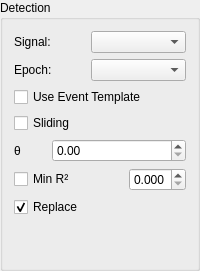
       <widget class="QGroupBox" name="groupBox_2">
        <property name="title">
         <string>Detection</string>
        </property>
        <layout class="QGridLayout" name="gridLayout_2">
         <item row="0" column="0" colspan="2">
          <widget class="QLabel" name="signalNameLabel">
           <property name="text">
            <string>Signal:</string>
           </property>
           <property name="buddy">
            <cstring>signalNameComboBox</cstring>
           </property>
          </widget>
         </item>
         <item row="6" column="0" colspan="3">
          <widget class="QCheckBox" name="clearPreviousDetectionCheckBox">
           <property name="toolTip">
            <string>Replace previous detection</string>
           </property>
           <property name="statusTip">
            <string>Replace previous detection</string>
           </property>
           <property name="whatsThis">
            <string>Replace previous detection</string>
           </property>
           <property name="text">
            <string>Replace</string>
           </property>
           <property name="checked">
            <bool>true</bool>
           </property>
          </widget>
         </item>
         <item row="4" column="0">
          <widget class="QLabel" name="label_3">
           <property name="toolTip">
            <string>Detection threshold [0 - 100]</string>
           </property>
           <property name="statusTip">
            <string>Detection threshold [0 - 100]</string>
           </property>
           <property name="whatsThis">
            <string>Detection threshold [0 - 100]</string>
           </property>
           <property name="text">
            <string>θ</string>
           </property>
           <property name="buddy">
            <cstring>detectionThresholdSpinBox</cstring>
           </property>
          </widget>
         </item>
         <item row="1" column="0" colspan="2">
          <widget class="QLabel" name="label">
           <property name="text">
            <string>Epoch:</string>
           </property>
           <property name="buddy">
            <cstring>epochComboBox</cstring>
           </property>
          </widget>
         </item>
         <item row="5" column="0" colspan="3">
          <widget class="QCheckBox" name="rsqThresholdCheckBox">
           <property name="toolTip">
            <string>Threshold on R²</string>
           </property>
           <property name="statusTip">
            <string>Threshold on R²</string>
           </property>
           <property name="whatsThis">
            <string>Threshold on R²</string>
           </property>
           <property name="text">
            <string>Min R²</string>
           </property>
          </widget>
         </item>
         <item row="2" column="0" colspan="4">
          <widget class="QCheckBox" name="use_eventTemplate_CheckBox">
           <property name="toolTip">
            <string>Use mPSC template waveform instead of model-generated waveform</string>
           </property>
           <property name="statusTip">
            <string>Use mPSC template waveform instead of model-generated waveform</string>
           </property>
           <property name="whatsThis">
            <string>Use mPSC template waveform instead of model-generated waveform</string>
           </property>
           <property name="text">
            <string>Use Event Template</string>
           </property>
          </widget>
         </item>
         <item row="4" column="1" colspan="3">
          <widget class="QuantitySpinBox" name="detectionThresholdSpinBox">
           <property name="sizePolicy">
            <sizepolicy hsizetype="MinimumExpanding" vsizetype="Fixed">
             <horstretch>0</horstretch>
             <verstretch>0</verstretch>
            </sizepolicy>
           </property>
           <property name="toolTip">
            <string>Detection threshold [0 .. Inf]</string>
           </property>
           <property name="statusTip">
            <string>Detection threshold [0 .. Inf]</string>
           </property>
           <property name="whatsThis">
            <string>Detection threshold [0 .. Inf]</string>
           </property>
           <property name="maximum">
            <double>100.000000000000000</double>
           </property>
           <property name="stepType">
            <enum>QAbstractSpinBox::AdaptiveDecimalStepType</enum>
           </property>
          </widget>
         </item>
         <item row="5" column="3">
          <widget class="QDoubleSpinBox" name="rsqThresholdDoubleSpinBox">
           <property name="toolTip">
            <string>Minimum R²</string>
           </property>
           <property name="statusTip">
            <string>Minimum R²</string>
           </property>
           <property name="whatsThis">
            <string>Minimum R²</string>
           </property>
           <property name="decimals">
            <number>3</number>
           </property>
           <property name="maximum">
            <double>1.000000000000000</double>
           </property>
           <property name="stepType">
            <enum>QAbstractSpinBox::AdaptiveDecimalStepType</enum>
           </property>
          </widget>
         </item>
         <item row="1" column="2" colspan="2">
          <widget class="QComboBox" name="epochComboBox">
           <property name="toolTip">
            <string>Select mPSC epoch</string>
           </property>
           <property name="statusTip">
            <string>Select mPSC epoch</string>
           </property>
           <property name="whatsThis">
            <string>Select mPSC epoch</string>
           </property>
          </widget>
         </item>
         <item row="0" column="2" colspan="2">
          <widget class="QComboBox" name="signalNameComboBox">
           <property name="toolTip">
            <string>Signal name</string>
           </property>
           <property name="statusTip">
            <string>Signal name</string>
           </property>
           <property name="whatsThis">
            <string>Signal name</string>
           </property>
          </widget>
         </item>
         <item row="3" column="0" colspan="3">
          <widget class="QCheckBox" name="useSlidingDetectionCheckBox">
           <property name="toolTip">
            <string>Use template sliding algorithm (Clements &amp; Bekkers '97)</string>
           </property>
           <property name="statusTip">
            <string>Use template sliding algorithm (Clements &amp; Bekkers '97)</string>
           </property>
           <property name="whatsThis">
            <string>&lt;html&gt;&lt;head/&gt;&lt;body&gt;&lt;p&gt;&lt;span style=&quot; font-weight:700;&quot;&gt;Checked:&lt;/span&gt;&lt;/p&gt;&lt;p&gt;Use template sliding algorithm (Clements &amp;amp; Bekkers '97, Biophys. J.)&lt;/p&gt;&lt;p&gt;&lt;span style=&quot; font-weight:700;&quot;&gt;Unchecked:&lt;/span&gt;&lt;/p&gt;&lt;p&gt;Use cross-correlation of signal with template&lt;/p&gt;&lt;/body&gt;&lt;/html&gt;</string>
           </property>
           <property name="text">
            <string>Sliding</string>
           </property>
          </widget>
         </item>
         <item row="7" column="0">
          <spacer name="verticalSpacer_2">
           <property name="orientation">
            <enum>Qt::Vertical</enum>
           </property>
           <property name="sizeHint" stdset="0">
            <size>
             <width>20</width>
             <height>40</height>
            </size>
           </property>
          </spacer>
         </item>
        </layout>
       </widget>
